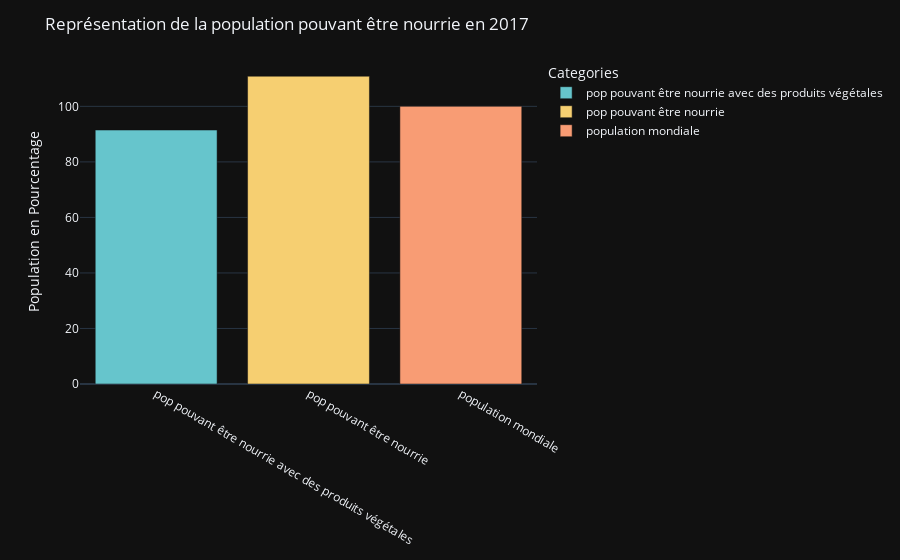

Notebook code for this chart:
### Code cell
# Données pour le graphique
categories = ['pop pouvant être nourrie avec des produits végétales', 'pop pouvant être nourrie', 'population mondiale'] 
values = [proportion_dispo_alim_vegetal, pourcentage_total, 100]

# Création du DataFrame
data = {'Categories': categories, 'Pourcentage de la population': values}
df = pd.DataFrame(data)

# Création du graphique avec Plotly Express
fig = px.bar(df, x='Categories', y='Pourcentage de la population', color='Categories',
             color_discrete_sequence=px.colors.qualitative.Pastel)

# Utilisation du template pour l'arrière-plan noir et le texte en blanc
fig.update_layout(title='Représentation de la population pouvant être nourrie en 2017',
                  xaxis_title=None,
                  yaxis_title='Population en Pourcentage',
                  template='plotly_dark',   # Arrière-plan noir et texte en blanc
                  showlegend=True)          # Légende

# Afficher l'image dynamique
fig.show()
# Redimensionner l'image 
fig.update_layout(width=1240)
# Enregistrer en tant qu'image
fig.write_image("figure/3.png")
# Afficher l'image sur le depot Github
display(Image(filename="figure/3.png"))

### Figure 1 — Plotly figure (JSON) as saved in the notebook; plotly's stock layout.template omitted (floating-point values rounded to 4 significant figures)
{"data": [{"alignmentgroup": "True", "hovertemplate": "Categories=%{x}<br>Pourcentage de la population=%{y}<extra></extra>", "legendgroup": "pop pouvant être nourrie avec des produits végétales", "marker": {"color": "rgb(102, 197, 204)", "pattern": {"shape": ""}}, "name": "pop pouvant être nourrie avec des produits végétales", "offsetgroup": "pop pouvant être nourrie avec des produits végétales", "orientation": "v", "showlegend": true, "textposition": "auto", "type": "bar", "x": ["pop pouvant être nourrie avec des produits végétales"], "xaxis": "x", "y": [91.47], "yaxis": "y"}, {"alignmentgroup": "True", "hovertemplate": "Categories=%{x}<br>Pourcentage de la population=%{y}<extra></extra>", "legendgroup": "pop pouvant être nourrie", "marker": {"color": "rgb(246, 207, 113)", "pattern": {"shape": ""}}, "name": "pop pouvant être nourrie", "offsetgroup": "pop pouvant être nourrie", "orientation": "v", "showlegend": true, "textposition": "auto", "type": "bar", "x": ["pop pouvant être nourrie"], "xaxis": "x", "y": [110.9], "yaxis": "y"}, {"alignmentgroup": "True", "hovertemplate": "Categories=%{x}<br>Pourcentage de la population=%{y}<extra></extra>", "legendgroup": "population mondiale", "marker": {"color": "rgb(248, 156, 116)", "pattern": {"shape": ""}}, "name": "population mondiale", "offsetgroup": "population mondiale", "orientation": "v", "showlegend": true, "textposition": "auto", "type": "bar", "x": ["population mondiale"], "xaxis": "x", "y": [100], "yaxis": "y"}], "layout": {"barmode": "relative", "legend": {"title": {"text": "Categories"}, "tracegroupgap": 0}, "margin": {"t": 60}, "showlegend": true, "title": {"text": "Représentation de la population pouvant être nourrie en 2017"}, "xaxis": {"anchor": "y", "categoryarray": ["pop pouvant être nourrie avec des produits végétales", "pop pouvant être nourrie", "population mondiale"], "categoryorder": "array", "domain": [0, 1], "title": {}}, "yaxis": {"anchor": "x", "domain": [0, 1], "title": {"text": "Population en Pourcentage"}}}}
